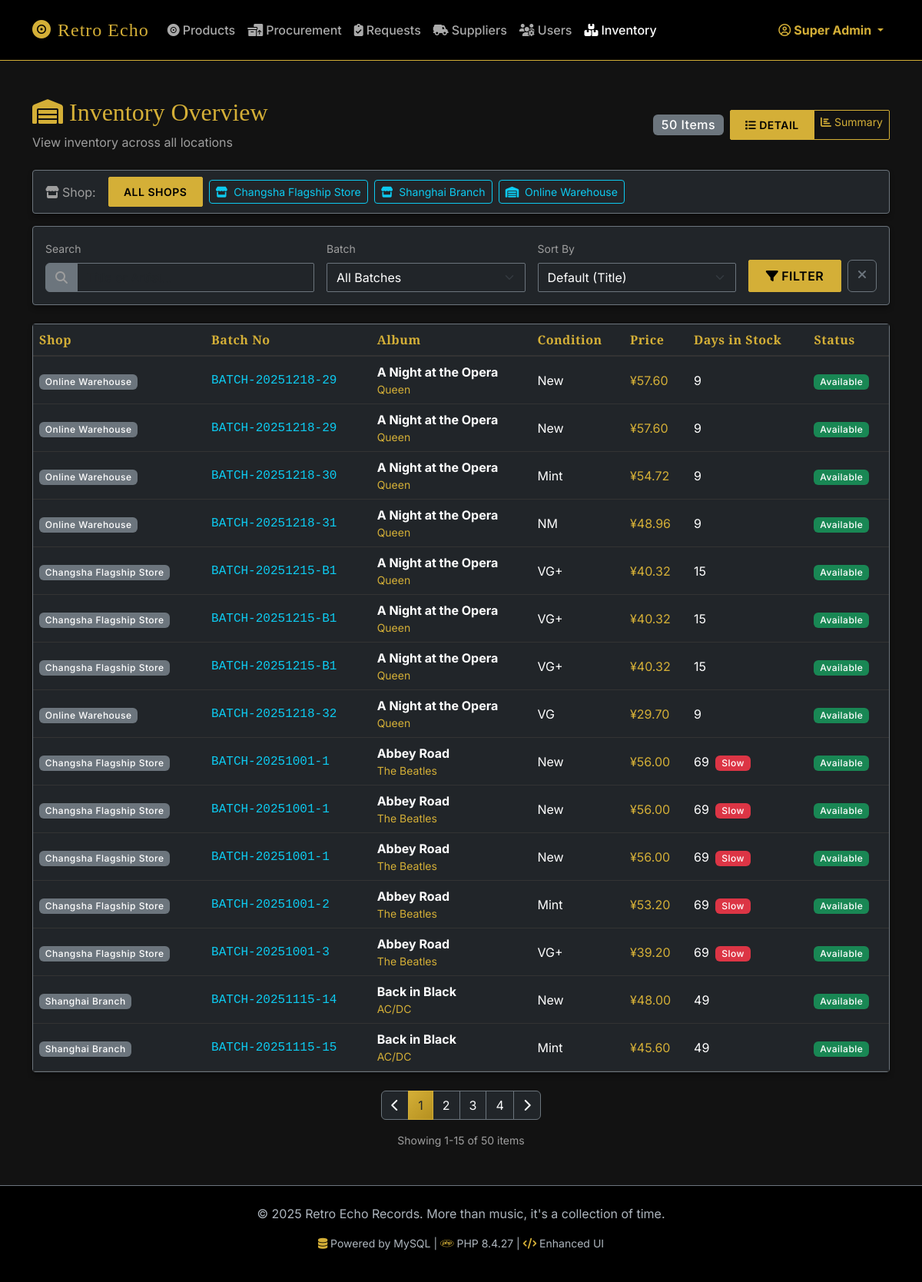
Screenshot of /admin/inventory.php?view=detail&page=1 (signed in) with the database file from the repository.
### tables this page shows
CREATE TABLE StockItem (
    StockItemID INT AUTO_INCREMENT PRIMARY KEY,
    ReleaseID INT NOT NULL,
    ShopID INT NOT NULL,
    SourceType ENUM('Supplier', 'Buyback') NOT NULL,  
    SourceOrderID INT,  
    BatchNo VARCHAR(50) NOT NULL,
    ConditionGrade ENUM('New', 'Mint', 'NM', 'VG+', 'VG') NOT NULL,
    Status ENUM('Available', 'Sold', 'Reserved', 'InTransit') DEFAULT 'Available',
    UnitPrice DECIMAL(10,2) NOT NULL,
    AcquiredDate DATETIME DEFAULT CURRENT_TIMESTAMP,
    DateSold DATETIME DEFAULT NULL,
    FOREIGN KEY (ReleaseID) REFERENCES ReleaseAlbum(ReleaseID),
    FOREIGN KEY (ShopID) REFERENCES Shop(ShopID)
     
);

### public/admin/inventory.php (the view, shortened to what the rows shown need)
<?php
require_once __DIR__ . '/../../includes/auth_guard.php';
require_once __DIR__ . '/../../includes/functions.php';
require_once __DIR__ . '/../../includes/db_procedures.php';
$selectedShopId = isset($_GET['shop_id']) ? (int)$_GET['shop_id'] : 0;
$viewMode = $_GET['view'] ?? 'summary';
$page = max(1, (int)($_GET['page'] ?? 1));
$perPage = 15;
$filters = [
    'search' => trim($_GET['q'] ?? ''),
    'batch'  => $_GET['batch'] ?? '',
    'sort'   => $_GET['sort'] ?? ''
];
if ($selectedShopId > 0) {
    $pageData = prepareInventoryPageDataPaginated($pdo, $selectedShopId, $viewMode, $page, $perPage, $filters);
} else {
    $pageData = prepareInventoryPageDataAllShopsPaginated($pdo, $viewMode, $page, $perPage, $filters);
}
$inventory = $pageData['inventory'];
require_once __DIR__ . '/../../includes/header.php';
?>
<div class="d-flex justify-content-between align-items-center mb-4">
    <div>
        <h2 class="text-warning"><i class="fa-solid fa-warehouse me-2"></i>Inventory Overview</h2>
    </div>
</div>
<?php if ($viewMode === 'summary'): ?>
<div class="card bg-dark border-secondary">
    <div class="table-responsive">
        <table class="table table-dark table-hover align-middle mb-0">
            <thead>
                <tr>
                    <?php if ($selectedShopId == 0): ?><th>Shop</th><?php endif; ?>
                    <th>Album</th>
                    <th>Genre</th>
                    <th>Condition</th>
                    <th class="text-center">Quantity</th>
                    <th>Price Range</th>
                    <th>Avg Price</th>
                </tr>
            </thead>
            <tbody>
                <?php foreach ($inventory as $item): ?>
                <tr>
                    <?php if ($selectedShopId == 0): ?>
                    <td><span class="badge bg-secondary"><?= h($item['ShopName'] ?? 'N/A') ?></span></td>
                    <?php endif; ?>
                    <td>
                        <div class="fw-bold"><?= h($item['Title']) ?></div>
                        <div class="small text-warning"><?= h($item['ArtistName']) ?></div>
                    </td>
                    <td><span class="badge bg-secondary"><?= h($item['Genre']) ?></span></td>
                    <td><?= h($item['ConditionGrade']) ?></td>
                    <td class="text-center">
                        <span class="badge <?= $item['AvailableQuantity'] < 3 ? 'bg-danger' : 'bg-success' ?> fs-6">
                            <?= $item['AvailableQuantity'] ?>
                        </span>
                    </td>
                    <td>
                        <?php if ($item['MinPrice'] == $item['MaxPrice']): ?>
                            <span class="text-warning"><?= formatPrice($item['MinPrice']) ?></span>
                        <?php else: ?>
                            <span class="text-warning"><?= formatPrice($item['MinPrice']) ?></span>
                            <span class="text-muted">~</span>
                            <span class="text-warning"><?= formatPrice($item['MaxPrice']) ?></span>
                        <?php endif; ?>
                    </td>
                    <td class="text-info"><?= formatPrice($item['AvgPrice']) ?></td>
                </tr>
                <?php endforeach; ?>
                <?php if (empty($inventory)): ?>
                <tr>
                    <td colspan="<?= $selectedShopId == 0 ? 7 : 6 ?>" class="text-center text-muted py-4">
                        <?php if (!empty($filters['search']) || !empty($filters['batch'])): ?>
                            No items match your search criteria.
                        <?php else: ?>
                            No inventory items found.
                        <?php endif; ?>
                    </td>
                </tr>
                <?php endif; ?>
            </tbody>
        </table>
    </div>
</div>
<?php else: ?>
<div class="card bg-dark border-secondary">
    <div class="table-responsive">
        <table class="table table-dark table-hover align-middle mb-0">
            <thead>
                <tr>
                    <?php if ($selectedShopId == 0): ?><th>Shop</th><?php endif; ?>
                    <th>Batch No</th>
                    <th>Album</th>
                    <th>Condition</th>
                    <th>Price</th>
                    <th>Days in Stock</th>
                    <th>Status</th>
                </tr>
            </thead>
            <tbody>
                <?php foreach ($inventory as $item): ?>
                <tr>
                    <?php if ($selectedShopId == 0): ?>
                    <td><span class="badge bg-secondary"><?= h($item['ShopName'] ?? 'N/A') ?></span></td>
                    <?php endif; ?>
                    <td class="font-monospace text-info"><?= h($item['BatchNo']) ?></td>
                    <td>
                        <div class="fw-bold"><?= h($item['Title']) ?></div>
                        <div class="small text-warning"><?= h($item['ArtistName']) ?></div>
                    </td>
                    <td><?= h($item['ConditionGrade']) ?></td>
                    <td class="text-warning"><?= formatPrice($item['UnitPrice']) ?></td>
                    <td>
                        <?php
                        $days = $item['DaysInStock'] ?? floor((time() - strtotime($item['AcquiredDate'])) / (60 * 60 * 24));
                        echo $days;
                        if ($days > 60) echo ' <span class="badge bg-danger ms-1">Slow</span>';
                        ?>
                    </td>
                    <td><span class="badge bg-success">Available</span></td>
                </tr>
                <?php endforeach; ?>
            </tbody>
        </table>
    </div>
</div>
<?php endif; ?>
<?php require_once __DIR__ . '/../../includes/footer.php'; ?>

### rows the page displays
stockitem: ShopName "Online Warehouse", BatchNo "BATCH-20251218-29", Title "A Night at the Opera", ArtistName "Queen", ConditionGrade "New", UnitPrice "¥57.60", days "9"
stockitem: ShopName "Online Warehouse", BatchNo "BATCH-20251218-29", Title "A Night at the Opera", ArtistName "Queen", ConditionGrade "New", UnitPrice "¥57.60", days "9"
stockitem: ShopName "Online Warehouse", BatchNo "BATCH-20251218-30", Title "A Night at the Opera", ArtistName "Queen", ConditionGrade "Mint", UnitPrice "¥54.72", days "9"
stockitem: ShopName "Online Warehouse", BatchNo "BATCH-20251218-31", Title "A Night at the Opera", ArtistName "Queen", ConditionGrade "NM", UnitPrice "¥48.96", days "9"
stockitem: ShopName "Changsha Flagship Store", BatchNo "BATCH-20251215-B1", Title "A Night at the Opera", ArtistName "Queen", ConditionGrade "VG+", UnitPrice "¥40.32", days "15"
stockitem: ShopName "Changsha Flagship Store", BatchNo "BATCH-20251215-B1", Title "A Night at the Opera", ArtistName "Queen", ConditionGrade "VG+", UnitPrice "¥40.32", days "15"
stockitem: ShopName "Changsha Flagship Store", BatchNo "BATCH-20251215-B1", Title "A Night at the Opera", ArtistName "Queen", ConditionGrade "VG+", UnitPrice "¥40.32", days "15"
stockitem: ShopName "Online Warehouse", BatchNo "BATCH-20251218-32", Title "A Night at the Opera", ArtistName "Queen", ConditionGrade "VG", UnitPrice "¥29.70", days "9"
stockitem: ShopName "Changsha Flagship Store", BatchNo "BATCH-20251001-1", Title "Abbey Road", ArtistName "The Beatles", ConditionGrade "New", UnitPrice "¥56.00", days "69", shows "Slow"
stockitem: ShopName "Changsha Flagship Store", BatchNo "BATCH-20251001-1", Title "Abbey Road", ArtistName "The Beatles", ConditionGrade "New", UnitPrice "¥56.00", days "69", shows "Slow"
stockitem: ShopName "Changsha Flagship Store", BatchNo "BATCH-20251001-1", Title "Abbey Road", ArtistName "The Beatles", ConditionGrade "New", UnitPrice "¥56.00", days "69", shows "Slow"
stockitem: ShopName "Changsha Flagship Store", BatchNo "BATCH-20251001-2", Title "Abbey Road", ArtistName "The Beatles", ConditionGrade "Mint", UnitPrice "¥53.20", days "69", shows "Slow"
stockitem: ShopName "Changsha Flagship Store", BatchNo "BATCH-20251001-3", Title "Abbey Road", ArtistName "The Beatles", ConditionGrade "VG+", UnitPrice "¥39.20", days "69", shows "Slow"
stockitem: ShopName "Shanghai Branch", BatchNo "BATCH-20251115-14", Title "Back in Black", ArtistName "AC/DC", ConditionGrade "New", UnitPrice "¥48.00", days "49"
stockitem: ShopName "Shanghai Branch", BatchNo "BATCH-20251115-15", Title "Back in Black", ArtistName "AC/DC", ConditionGrade "Mint", UnitPrice "¥45.60", days "49"

### other values shown
$_SESSION['username'] "Super Admin"
$totalItems "50"
$shop['Name'] "Changsha Flagship Store"
$shop['Name'] "Shanghai Branch"
$shop['Name'] "Online Warehouse"
$p "1"
$p "2"
$p "3"
$p "4"
$pagination['offset'] + 1 "1"
$pagination['total_items'] "50"
phpversion() "8.4.27"
